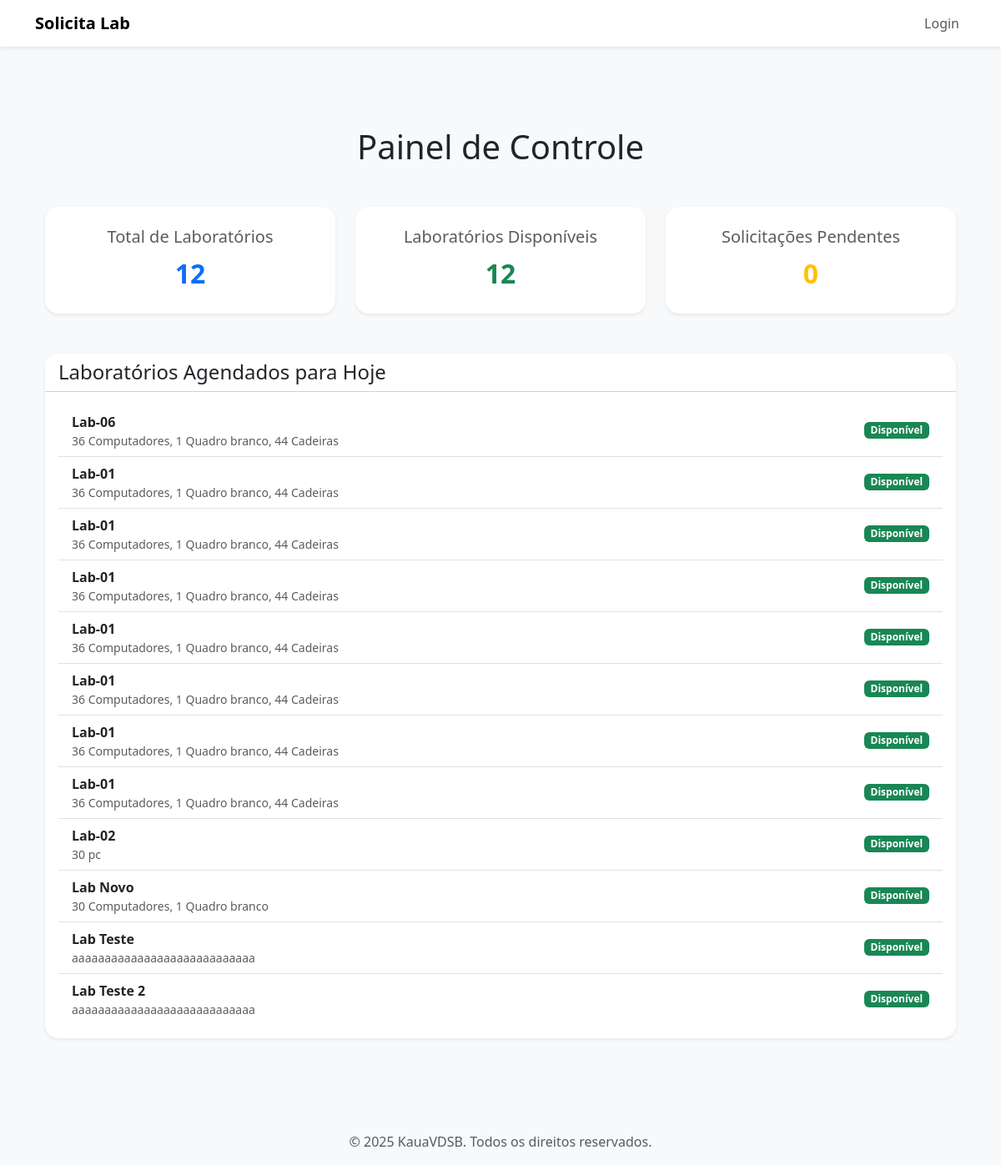
Before: / with the older database file.
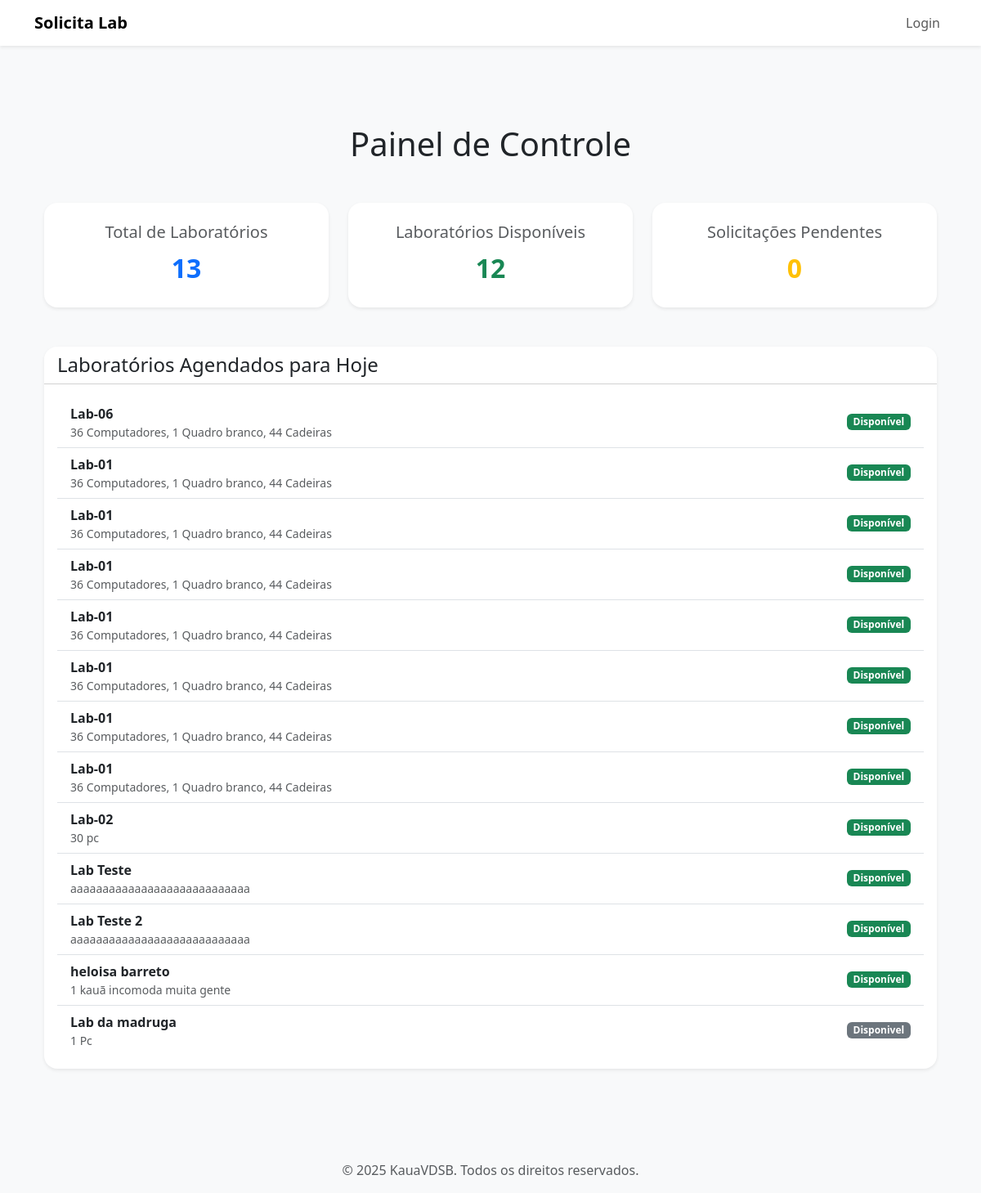
After: the same page with the newer database file.
### app/models.py (models this page shows)
class Laboratorio(db.Model):
    __tablename__ = 'labs'
    id = db.Column(db.Integer, primary_key=True)
    nome = db.Column(db.String(50), nullable=False)
    capacidade = db.Column(db.Integer, nullable=False)
    equipamentos = db.Column(db.String(200), nullable=False)
    abertura = db.Column(db.Time, nullable=False)
    fechamento = db.Column(db.Time, nullable=False)
    status = db.Column(db.String(12), default="Disponível", nullable=False)
    """ Relacao um-para-muitos: Um laboratorio pode ter muitas Solicitacoes.
        aponta para lab em Solicitacao.
    """
    solicitacoes = db.relationship(
        'Solicitacao', back_populates='lab', lazy=True
    )

### app/routes.py (the view)
@app.route("/") #/homepage é padrão
def homepage():
    labs_total = Laboratorio.query.count()
    labs_disponiveis = Laboratorio.query.filter_by(status='Disponível').count()
    solicitacoes_pendentes = Solicitacao.query.filter_by(status='Pendente').count()
    labs_agendados = Laboratorio.query.all()
    return render_template(
        "index.html",
        labs_total=labs_total,
        labs_disponiveis=labs_disponiveis,
        solicitacoes_pendentes=solicitacoes_pendentes,
        labs=labs_agendados
    )

### app/templates/index.html (shortened to what this page needs)
{% extends 'base/base_bs.html' %}
{% block content %}
<div class="container my-5">
    <h1 class="text-center mb-5">Painel de Controle</h1>
    <div class="row g-4 mb-5">
        <div class="col-md-4">
            <div class="card shadow-sm text-center border-0 rounded-4">
                <div class="card-body p-4">
                    <h5 class="card-title text-muted">Total de Laboratórios</h5>
                    <p class="card-text fs-2 fw-bold text-primary">{{ labs_total }}</p>
                </div>
            </div>
        </div>
        <div class="col-md-4">
            <div class="card shadow-sm text-center border-0 rounded-4">
                <div class="card-body p-4">
                    <h5 class="card-title text-muted">Laboratórios Disponíveis</h5>
                    <p class="card-text fs-2 fw-bold text-success">{{ labs_disponiveis }}</p>
                </div>
            </div>
        </div>
        <div class="col-md-4">
            <div class="card shadow-sm text-center border-0 rounded-4">
                <div class="card-body p-4">
                    <h5 class="card-title text-muted">Solicitações Pendentes</h5>
                    <p class="card-text fs-2 fw-bold text-warning">{{ solicitacoes_pendentes }}</p>
                </div>
            </div>
        </div>
    </div>
    <div class="row">
        <div class="col-12">
            <div class="card shadow-sm border-0 rounded-4">
                <div class="card-header bg-white rounded-top-4">
                    <h4 class="mb-0">Laboratórios Agendados para Hoje</h4>
                </div>
                <div class="card-body">
                    {% if labs %}
                        <ul class="list-group list-group-flush">
                            {% for lab in labs %}
                                <li class="list-group-item d-flex justify-content-between align-items-center">
                                    <div>
                                        <strong>{{ lab.nome }}</strong>
                                        <small class="text-muted d-block">{{ lab.equipamentos }}</small>
                                    </div>
                                    <span class="badge
                                        {% if lab.status == 'Ocupado' %} bg-danger
                                        {% elif lab.status == 'Disponível' %} bg-success
                                        {% else %} bg-secondary
                                        {% endif %}">
                                        {{ lab.status }}
                                    </span>
                                </li>
                            {% endfor %}
                        </ul>
                    {% else %}
                        <div class="alert alert-info text-center" role="alert">
                            Nenhum laboratório agendado para hoje.
                        </div>
                    {% endif %}
                </div>
            </div>
        </div>
    </div>
</div>
{% endblock %}

### app/templates/base/base_bs.html (shortened to what this page needs)
<!DOCTYPE html>
<html lang="pt-br">
<head>
    <link href="https://cdn.jsdelivr.net/npm/bootstrap@5.3.3/dist/css/bootstrap.min.css" rel="stylesheet" xintegrity="sha384-QWTKZyjpPEjISv5WaRU9OFeRpok6YctnYmDr5pNlyT2bRjXh0JMhjY6hW+ALEwIH">
    <link rel="stylesheet" href="https://cdnjs.cloudflare.com/ajax/libs/font-awesome/6.5.2/css/all.min.css" xintegrity="sha512-SnH5WK+bZxgPHs44uWIX+LLJAJ9/2PkPKZ5QiAj6Ta86w+fsb2C/lV/m7Gk5c2v60Q/y6M8o2F3L2w6w7P9e9w==" />
    <link
        href="https://cdn.jsdelivr.net/npm/select2@4.0.13/dist/css/select2.min.css"
        rel="stylesheet"
    />
</head>
<body class="d-flex flex-column min-vh-100 bg-light">
    <div class="toast-container position-fixed top-0 start-0 p-3">
    </div>
    {% include 'base/header.html' %}
    <main class="container my-5 flex-grow-1">
        {% block content %}
        {% endblock %}
    </main>
    {% include 'base/footer.html' %}
</body>
</html>

### app/templates/base/header.html (shortened to what this page needs)
<header>
    <nav class="navbar navbar-expand-lg navbar-light bg-white shadow-sm">
        <div class="container-fluid container">
            <a class="navbar-brand fw-bold" href="{{ url_for('homepage') }}">
                Solicita Lab
            </a>
            <div class="collapse navbar-collapse justify-content-end" id="navbarNav">
                <ul class="navbar-nav">
                    {% if current_user.is_authenticated %}
                        <li class="nav-item dropdown">
                            <a class="nav-link dropdown-toggle" href="#" id="userDropdown" role="button" data-bs-toggle="dropdown" aria-expanded="false">
                                {% if current_user.admin %}
                                    <i class="fas fa-user-cog me-1"></i> Admin
                                {% else %}
                                    <i class="fas fa-user me-1"></i> Perfil
                                {% endif %}
                            </a>
                            <ul class="dropdown-menu" aria-labelledby="userDropdown">
                                <li>
                                    <a class="dropdown-item" href="{{ url_for('update_profile') }}">
                                        <i class="fas fa-edit me-2"></i> Editar Perfil
                                    </a>
                                </li>
                                {% if current_user.admin %}
                                <li>
                                    <a class="dropdown-item" href="{{ url_for('cadastro') }}">
                                        <i class="fas fa-user-plus me-2"></i> Cadastrar Novo Usuário
                                    </a>
                                </li>
                                {% endif %}
                                <li><hr class="dropdown-divider"></li>
                                <li>
                                    <a class="dropdown-item" href="{{ url_for('logout') }}">
                                        <i class="fas fa-sign-out-alt me-2"></i> Sair
                                    </a>
                                </li>
                            </ul>
                        </li>
                        <li class="nav-item dropdown">
                            <a class="nav-link dropdown-toggle" href="#" id="labsDropdown" role="button" data-bs-toggle="dropdown" aria-expanded="false">
                                <i class="fas fa-flask me-1"></i> Laboratórios
                            </a>
                            <ul class="dropdown-menu" aria-labelledby="labsDropdown">
                                <li>
                                    <a class="dropdown-item" href="{{ url_for('labs_list') }}">
                                        <i class="fas fa-list me-2"></i> Listar Labs
                                    </a>
                                </li>
                                <li>
                                    <a class="dropdown-item" href="{{ url_for('solicitar_create') }}">
                                        <i class="fas fa-calendar-plus me-2"></i> Solicitar Lab
                                    </a>
                                </li>
                                {% if current_user.admin %}
                                <li><hr class="dropdown-divider"></li>
                                <li>
                                    <a class="dropdown-item" href="{{ url_for('labs_create') }}">
                                        <i class="fas fa-plus-circle me-2"></i> Criar Lab
                                    </a>
                                </li>
                                {% endif %}
                            </ul>
                        </li>
                    {% else %}
                        <li class="nav-item">
                            <a class="nav-link" href="{{ url_for('login') }}">Login</a>
                        </li>
                    {% endif %}
                </ul>
            </div>
        </div>
    </nav>
</header>

### app/templates/base/footer.html
<footer class="bg-light text-muted text-center py-3 mt-auto">
    <div class="container">
        <p class="mb-0">&copy; 2025 KauaVDSB. Todos os direitos reservados.</p>
    </div>
</footer>

Changed rows visible on the page:
removed Laboratorio: nome "Lab Novo", equipamentos "30 Computadores, 1 Quadro branco", status "Disponível"
added Laboratorio: nome "heloisa barreto", equipamentos "1 kauã incomoda muita gente", status "Disponível"
added Laboratorio: nome "Lab da madruga", equipamentos "1 Pc", status "Disponivel"
Other visible differences:
{{ labs_total }}: "12" → "13"
